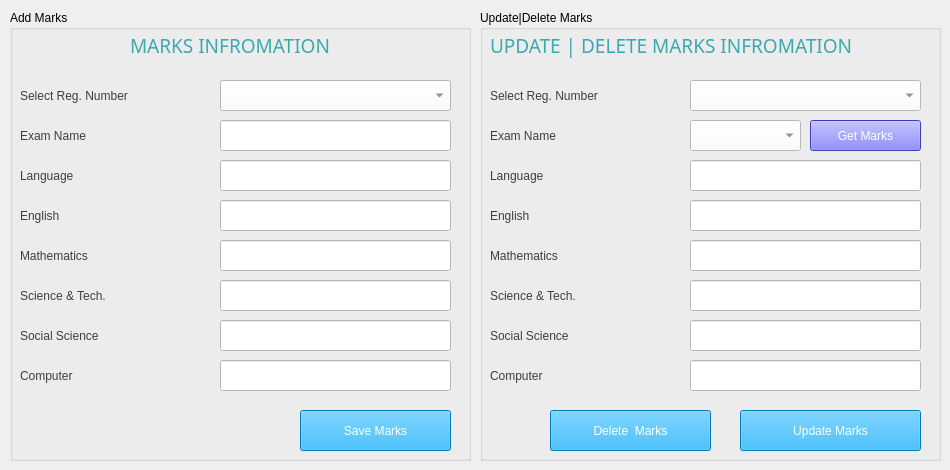
    <widget class="QWidget" name="tab_13">
     <attribute name="title">
      <string>MARKS</string>
     </attribute>
     <widget class="QGroupBox" name="groupBox">
      <property name="geometry">
       <rect>
        <x>10</x>
        <y>10</y>
        <width>461</width>
        <height>451</height>
       </rect>
      </property>
      <property name="title">
       <string>Add Marks</string>
      </property>
      <widget class="QLabel" name="ADDSTD_5">
       <property name="enabled">
        <bool>true</bool>
       </property>
       <property name="geometry">
        <rect>
         <x>120</x>
         <y>20</y>
         <width>241</width>
         <height>31</height>
        </rect>
       </property>
       <property name="font">
        <font>
         <family>Arial Black</family>
         <pointsize>14</pointsize>
         <weight>10</weight>
         <italic>false</italic>
         <bold>false</bold>
        </font>
       </property>
       <property name="styleSheet">
        <string notr="true">color: rgb(59, 170, 176);
font: 87 14pt &quot;Arial Black&quot;;</string>
       </property>
       <property name="text">
        <string>MARKS INFROMATION</string>
       </property>
      </widget>
      <widget class="QComboBox" name="comboBox_10">
       <property name="geometry">
        <rect>
         <x>210</x>
         <y>70</y>
         <width>231</width>
         <height>31</height>
        </rect>
       </property>
       <property name="styleSheet">
        <string notr="true">color: rgb(84, 84, 84);
background-color: rgb(255, 255, 255);
font: 87 11pt &quot;Arial Black&quot;;</string>
       </property>
      </widget>
      <widget class="QLabel" name="label_59">
       <property name="geometry">
        <rect>
         <x>10</x>
         <y>70</y>
         <width>191</width>
         <height>31</height>
        </rect>
       </property>
       <property name="styleSheet">
        <string notr="true">color:rgb(62, 62, 62);
font: 87 13pt &quot;Arial Black&quot;;</string>
       </property>
       <property name="text">
        <string>Select Reg. Number</string>
       </property>
      </widget>
      <widget class="QLabel" name="label_60">
       <property name="geometry">
        <rect>
         <x>10</x>
         <y>110</y>
         <width>171</width>
         <height>31</height>
        </rect>
       </property>
       <property name="styleSheet">
        <string notr="true">color:rgb(62, 62, 62);
font: 87 13pt &quot;Arial Black&quot;;</string>
       </property>
       <property name="text">
        <string>Exam Name</string>
       </property>
      </widget>
      <widget class="QLineEdit" name="lineEdit_30">
       <property name="geometry">
        <rect>
         <x>210</x>
         <y>110</y>
         <width>231</width>
         <height>31</height>
        </rect>
       </property>
       <property name="styleSheet">
        <string notr="true">background-color: rgb(255, 255, 255);
font: 87 12pt &quot;Arial Black&quot;;
color: rgb(90, 90, 90);
</string>
       </property>
      </widget>
      <widget class="QLabel" name="label_61">
       <property name="geometry">
        <rect>
         <x>10</x>
         <y>150</y>
         <width>171</width>
         <height>31</height>
        </rect>
       </property>
       <property name="styleSheet">
        <string notr="true">color:rgb(62, 62, 62);
font: 87 13pt &quot;Arial Black&quot;;</string>
       </property>
       <property name="text">
        <string>Language</string>
       </property>
      </widget>
      <widget class="QLineEdit" name="lineEdit_35">
       <property name="geometry">
        <rect>
         <x>210</x>
         <y>150</y>
         <width>231</width>
         <height>31</height>
        </rect>
       </property>
       <property name="styleSheet">
        <string notr="true">background-color: rgb(255, 255, 255);
font: 87 12pt &quot;Arial Black&quot;;
color: rgb(90, 90, 90);
</string>
       </property>
      </widget>
      <widget class="QLineEdit" name="lineEdit_36">
       <property name="geometry">
        <rect>
         <x>210</x>
         <y>230</y>
         <width>231</width>
         <height>31</height>
        </rect>
       </property>
       <property name="styleSheet">
        <string notr="true">background-color: rgb(255, 255, 255);
font: 87 12pt &quot;Arial Black&quot;;
color: rgb(90, 90, 90);
</string>
       </property>
      </widget>
      <widget class="QLabel" name="label_62">
       <property name="geometry">
        <rect>
         <x>10</x>
         <y>230</y>
         <width>171</width>
         <height>31</height>
        </rect>
       </property>
       <property name="styleSheet">
        <string notr="true">color:rgb(62, 62, 62);
font: 87 13pt &quot;Arial Black&quot;;</string>
       </property>
       <property name="text">
        <string>Mathematics</string>
       </property>
      </widget>
      <widget class="QLineEdit" name="lineEdit_37">
       <property name="geometry">
        <rect>
         <x>210</x>
         <y>270</y>
         <width>231</width>
         <height>31</height>
        </rect>
       </property>
       <property name="styleSheet">
        <string notr="true">background-color: rgb(255, 255, 255);
font: 87 12pt &quot;Arial Black&quot;;
color: rgb(90, 90, 90);
</string>
       </property>
      </widget>
      <widget class="QLabel" name="label_63">
       <property name="geometry">
        <rect>
         <x>10</x>
         <y>270</y>
         <width>191</width>
         <height>31</height>
        </rect>
       </property>
       <property name="styleSheet">
        <string notr="true">color:rgb(62, 62, 62);
font: 87 13pt &quot;Arial Black&quot;;</string>
       </property>
       <property name="text">
        <string>Science &amp; Tech.</string>
       </property>
      </widget>
      <widget class="QLabel" name="label_64">
       <property name="geometry">
        <rect>
         <x>10</x>
         <y>310</y>
         <width>171</width>
         <height>31</height>
        </rect>
       </property>
       <property name="styleSheet">
        <string notr="true">color:rgb(62, 62, 62);
font: 87 13pt &quot;Arial Black&quot;;</string>
       </property>
       <property name="text">
        <string>Social Science</string>
       </property>
      </widget>
      <widget class="QLineEdit" name="lineEdit_38">
       <property name="geometry">
        <rect>
         <x>210</x>
         <y>310</y>
         <width>231</width>
         <height>31</height>
        </rect>
       </property>
       <property name="styleSheet">
        <string notr="true">background-color: rgb(255, 255, 255);
font: 87 12pt &quot;Arial Black&quot;;
color: rgb(90, 90, 90);
</string>
       </property>
      </widget>
      <widget class="QLabel" name="label_65">
       <property name="geometry">
        <rect>
         <x>10</x>
         <y>350</y>
         <width>171</width>
         <height>31</height>
        </rect>
       </property>
       <property name="styleSheet">
        <string notr="true">color:rgb(62, 62, 62);
font: 87 13pt &quot;Arial Black&quot;;</string>
       </property>
       <property name="text">
        <string>Computer</string>
       </property>
      </widget>
      <widget class="QPushButton" name="pushButton_9">
       <property name="geometry">
        <rect>
         <x>290</x>
         <y>400</y>
         <width>151</width>
         <height>41</height>
        </rect>
       </property>
       <property name="cursor">
        <cursorShape>PointingHandCursor</cursorShape>
       </property>
       <property name="styleSheet">
        <string notr="true">background-color: rgb(0, 170, 255);
color: rgb(255, 255, 255);
font: 87 16pt &quot;Arial Black&quot;;</string>
       </property>
       <property name="text">
        <string>Save Marks</string>
       </property>
      </widget>
      <widget class="QLineEdit" name="lineEdit_46">
       <property name="geometry">
        <rect>
         <x>210</x>
         <y>350</y>
         <width>231</width>
         <height>31</height>
        </rect>
       </property>
       <property name="styleSheet">
        <string notr="true">background-color: rgb(255, 255, 255);
font: 87 12pt &quot;Arial Black&quot;;
color: rgb(90, 90, 90);
</string>
       </property>
      </widget>
      <widget class="QLabel" name="label_99">
       <property name="geometry">
        <rect>
         <x>10</x>
         <y>190</y>
         <width>171</width>
         <height>31</height>
        </rect>
       </property>
       <property name="styleSheet">
        <string notr="true">color:rgb(62, 62, 62);
font: 87 13pt &quot;Arial Black&quot;;</string>
       </property>
       <property name="text">
        <string>English</string>
       </property>
      </widget>
      <widget class="QLineEdit" name="lineEdit_63">
       <property name="geometry">
        <rect>
         <x>210</x>
         <y>190</y>
         <width>231</width>
         <height>31</height>
        </rect>
       </property>
       <property name="styleSheet">
        <string notr="true">background-color: rgb(255, 255, 255);
font: 87 12pt &quot;Arial Black&quot;;
color: rgb(90, 90, 90);
</string>
       </property>
      </widget>
     </widget>
     <widget class="QGroupBox" name="groupBox_2">
      <property name="geometry">
       <rect>
        <x>480</x>
        <y>10</y>
        <width>461</width>
        <height>451</height>
       </rect>
      </property>
      <property name="title">
       <string>Update|Delete Marks</string>
      </property>
      <widget class="QLabel" name="ADDSTD_6">
       <property name="enabled">
        <bool>true</bool>
       </property>
       <property name="geometry">
        <rect>
         <x>10</x>
         <y>20</y>
         <width>431</width>
         <height>31</height>
        </rect>
       </property>
       <property name="font">
        <font>
         <family>Arial Black</family>
         <pointsize>14</pointsize>
         <weight>10</weight>
         <italic>false</italic>
         <bold>false</bold>
        </font>
       </property>
       <property name="styleSheet">
        <string notr="true">color: rgb(59, 170, 176);
font: 87 14pt &quot;Arial Black&quot;;</string>
       </property>
       <property name="text">
        <string>UPDATE | DELETE MARKS INFROMATION</string>
       </property>
      </widget>
      <widget class="QComboBox" name="comboBox_12">
       <property name="geometry">
        <rect>
         <x>210</x>
         <y>70</y>
         <width>231</width>
         <height>31</height>
        </rect>
       </property>
       <property name="styleSheet">
        <string notr="true">color: rgb(84, 84, 84);
background-color: rgb(255, 255, 255);
font: 87 11pt &quot;Arial Black&quot;;</string>
       </property>
      </widget>
      <widget class="QLabel" name="label_66">
       <property name="geometry">
        <rect>
         <x>10</x>
         <y>70</y>
         <width>191</width>
         <height>31</height>
        </rect>
       </property>
       <property name="styleSheet">
        <string notr="true">color:rgb(62, 62, 62);
font: 87 13pt &quot;Arial Black&quot;;</string>
       </property>
       <property name="text">
        <string>Select Reg. Number</string>
       </property>
      </widget>
      <widget class="QLabel" name="label_67">
       <property name="geometry">
        <rect>
         <x>10</x>
         <y>110</y>
         <width>171</width>
         <height>31</height>
        </rect>
       </property>
       <property name="styleSheet">
        <string notr="true">color:rgb(62, 62, 62);
font: 87 13pt &quot;Arial Black&quot;;</string>
       </property>
       <property name="text">
        <string>Exam Name</string>
       </property>
      </widget>
      <widget class="QLabel" name="label_68">
       <property name="geometry">
        <rect>
         <x>10</x>
         <y>150</y>
         <width>171</width>
         <height>31</height>
        </rect>
       </property>
       <property name="styleSheet">
        <string notr="true">color:rgb(62, 62, 62);
font: 87 13pt &quot;Arial Black&quot;;</string>
       </property>
       <property name="text">
        <string>Language</string>
       </property>
      </widget>
      <widget class="QLineEdit" name="lineEdit_40">
       <property name="geometry">
        <rect>
         <x>210</x>
         <y>150</y>
         <width>231</width>
         <height>31</height>
        </rect>
       </property>
       <property name="styleSheet">
        <string notr="true">background-color: rgb(255, 255, 255);
font: 87 12pt &quot;Arial Black&quot;;
color: rgb(90, 90, 90);
</string>
       </property>
      </widget>
      <widget class="QLineEdit" name="lineEdit_41">
       <property name="geometry">
        <rect>
         <x>210</x>
         <y>230</y>
         <width>231</width>
         <height>31</height>
        </rect>
       </property>
       <property name="styleSheet">
        <string notr="true">background-color: rgb(255, 255, 255);
font: 87 12pt &quot;Arial Black&quot;;
color: rgb(90, 90, 90);
</string>
       </property>
      </widget>
      <widget class="QLabel" name="label_69">
       <property name="geometry">
        <rect>
         <x>10</x>
         <y>230</y>
         <width>171</width>
         <height>31</height>
        </rect>
       </property>
       <property name="styleSheet">
        <string notr="true">color:rgb(62, 62, 62);
font: 87 13pt &quot;Arial Black&quot;;</string>
       </property>
       <property name="text">
        <string>Mathematics</string>
       </property>
      </widget>
      <widget class="QLineEdit" name="lineEdit_42">
       <property name="geometry">
        <rect>
         <x>210</x>
         <y>270</y>
         <width>231</width>
         <height>31</height>
        </rect>
       </property>
       <property name="styleSheet">
        <string notr="true">background-color: rgb(255, 255, 255);
font: 87 12pt &quot;Arial Black&quot;;
color: rgb(90, 90, 90);
</string>
       </property>
      </widget>
      <widget class="QLabel" name="label_70">
       <property name="geometry">
        <rect>
         <x>10</x>
         <y>270</y>
         <width>191</width>
         <height>31</height>
        </rect>
       </property>
       <property name="styleSheet">
        <string notr="true">color:rgb(62, 62, 62);
font: 87 13pt &quot;Arial Black&quot;;</string>
       </property>
       <property name="text">
        <string>Science &amp; Tech.</string>
       </property>
      </widget>
      <widget class="QLabel" name="label_71">
       <property name="geometry">
        <rect>
         <x>10</x>
         <y>310</y>
         <width>171</width>
         <height>31</height>
        </rect>
       </property>
       <property name="styleSheet">
        <string notr="true">color:rgb(62, 62, 62);
font: 87 13pt &quot;Arial Black&quot;;</string>
       </property>
       <property name="text">
        <string>Social Science</string>
       </property>
      </widget>
      <widget class="QLineEdit" name="lineEdit_43">
       <property name="geometry">
        <rect>
         <x>210</x>
         <y>310</y>
         <width>231</width>
         <height>31</height>
        </rect>
       </property>
       <property name="styleSheet">
        <string notr="true">background-color: rgb(255, 255, 255);
font: 87 12pt &quot;Arial Black&quot;;
color: rgb(90, 90, 90);
</string>
       </property>
      </widget>
      <widget class="QLabel" name="label_72">
       <property name="geometry">
        <rect>
         <x>10</x>
         <y>350</y>
         <width>171</width>
         <height>31</height>
        </rect>
       </property>
       <property name="styleSheet">
        <string notr="true">color:rgb(62, 62, 62);
font: 14pt &quot;Mogra&quot;;font: 87 13pt &quot;Arial Black&quot;;</string>
       </property>
       <property name="text">
        <string>Computer</string>
       </property>
      </widget>
      <widget class="QPushButton" name="pushButton_10">
       <property name="geometry">
        <rect>
         <x>260</x>
         <y>400</y>
         <width>181</width>
         <height>41</height>
        </rect>
       </property>
       <property name="cursor">
        <cursorShape>PointingHandCursor</cursorShape>
       </property>
       <property name="styleSheet">
        <string notr="true">background-color: rgb(0, 170, 255);
color: rgb(255, 255, 255);
font: 87 14pt &quot;Arial Black&quot;;</string>
       </property>
       <property name="text">
        <string>Update Marks</string>
       </property>
      </widget>
      <widget class="QComboBox" name="comboBox_14">
       <property name="geometry">
        <rect>
         <x>210</x>
         <y>110</y>
         <width>111</width>
         <height>31</height>
        </rect>
       </property>
       <property name="styleSheet">
        <string notr="true">color: rgb(84, 84, 84);
background-color: rgb(255, 255, 255);
font: 87 11pt &quot;Arial Black&quot;;</string>
       </property>
      </widget>
      <widget class="QPushButton" name="pushButton_11">
       <property name="geometry">
        <rect>
         <x>330</x>
         <y>110</y>
         <width>111</width>
         <height>31</height>
        </rect>
       </property>
       <property name="cursor">
        <cursorShape>PointingHandCursor</cursorShape>
       </property>
       <property name="styleSheet">
        <string notr="true">background-color: rgb(85, 85, 255);
color: rgb(255, 255, 255);
font: 87 13pt &quot;Arial Black&quot;;</string>
       </property>
       <property name="text">
        <string>Get Marks</string>
       </property>
      </widget>
      <widget class="QPushButton" name="pushButton_12">
       <property name="geometry">
        <rect>
         <x>70</x>
         <y>400</y>
         <width>161</width>
         <height>41</height>
        </rect>
       </property>
       <property name="cursor">
        <cursorShape>PointingHandCursor</cursorShape>
       </property>
       <property name="styleSheet">
        <string notr="true">background-color: rgb(0, 170, 255);
color: rgb(255, 255, 255);
font: 87 14pt &quot;Arial Black&quot;;</string>
       </property>
       <property name="text">
        <string>Delete  Marks</string>
       </property>
      </widget>
      <widget class="QLabel" name="label_108">
       <property name="geometry">
        <rect>
         <x>10</x>
         <y>190</y>
         <width>171</width>
         <height>31</height>
        </rect>
       </property>
       <property name="styleSheet">
        <string notr="true">color:rgb(62, 62, 62);
font: 87 13pt &quot;Arial Black&quot;;</string>
       </property>
       <property name="text">
        <string>English</string>
       </property>
      </widget>
      <widget class="QLineEdit" name="lineEdit_64">
       <property name="geometry">
        <rect>
         <x>210</x>
         <y>190</y>
         <width>231</width>
         <height>31</height>
        </rect>
       </property>
       <property name="styleSheet">
        <string notr="true">background-color: rgb(255, 255, 255);
font: 87 12pt &quot;Arial Black&quot;;
color: rgb(90, 90, 90);
</string>
       </property>
      </widget>
      <widget class="QLineEdit" name="lineEdit_65">
       <property name="geometry">
        <rect>
         <x>210</x>
         <y>350</y>
         <width>231</width>
         <height>31</height>
        </rect>
       </property>
       <property name="styleSheet">
        <string notr="true">background-color: rgb(255, 255, 255);
font: 87 12pt &quot;Arial Black&quot;;
color: rgb(90, 90, 90);
</string>
       </property>
      </widget>
     </widget>
    </widget>
